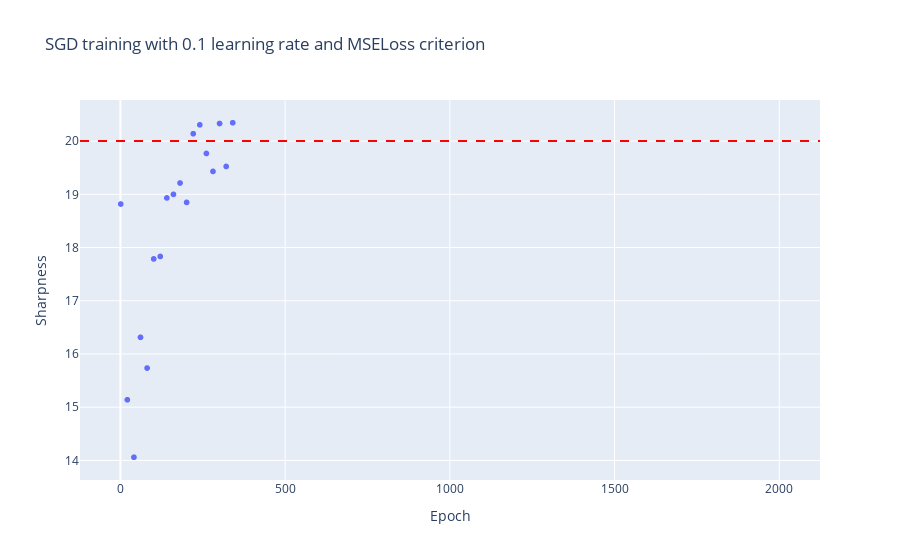

This figure's notebook cell:
### Code cell
plot_sharpness(metadata=md, output=out, model_id=11)

### Figure 1 — Plotly figure (JSON) as saved in the notebook; plotly's stock layout.template omitted (floating-point values rounded to 4 significant figures; data arrays with more than 128 entries replaced by an {"elided": "..."} marker saying what was removed)
{"data": [{"hovertemplate": "Epoch=%{x}<br>Sharpness=%{y}<extra></extra>", "legendgroup": "", "marker": {"color": "#636efa", "symbol": "circle"}, "mode": "markers", "name": "", "showlegend": false, "x": {"elided": "2000 int values"}, "xaxis": "x", "y": {"elided": "2000 float values"}, "yaxis": "y", "type": "scattergl"}], "layout": {"xaxis": {"anchor": "y", "domain": [0.0, 1.0], "title": {"text": "Epoch"}}, "yaxis": {"anchor": "x", "domain": [0.0, 1.0], "title": {"text": "Sharpness"}}, "legend": {"tracegroupgap": 0}, "title": {"text": "SGD training with 0.1 learning rate and MSELoss criterion"}, "shapes": [{"line": {"color": "red", "dash": "dash"}, "type": "line", "x0": 0, "x1": 1, "xref": "x domain", "y0": 20.0, "y1": 20.0, "yref": "y"}]}}
